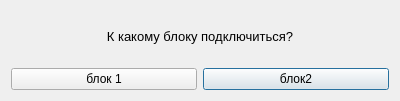
<?xml version="1.0" encoding="UTF-8"?>
<ui version="4.0">
 <class>Dialog</class>
 <widget class="QDialog" name="Dialog">
  <property name="geometry">
   <rect>
    <x>0</x>
    <y>0</y>
    <width>400</width>
    <height>101</height>
   </rect>
  </property>
  <property name="windowTitle">
   <string>Найдены два блока</string>
  </property>
  <property name="sizeGripEnabled">
   <bool>false</bool>
  </property>
  <layout class="QGridLayout" name="gridLayout">
   <item row="1" column="1">
    <widget class="QPushButton" name="second_btn">
     <property name="text">
      <string>блок2</string>
     </property>
    </widget>
   </item>
   <item row="1" column="0">
    <widget class="QPushButton" name="first_btn">
     <property name="text">
      <string>блок 1</string>
     </property>
    </widget>
   </item>
   <item row="0" column="0" colspan="2">
    <widget class="QLabel" name="label">
     <property name="font">
      <font>
       <pointsize>10</pointsize>
      </font>
     </property>
     <property name="text">
      <string>К какому блоку подключиться?</string>
     </property>
     <property name="alignment">
      <set>Qt::AlignCenter</set>
     </property>
    </widget>
   </item>
  </layout>
 </widget>
 <resources/>
 <connections/>
</ui>
